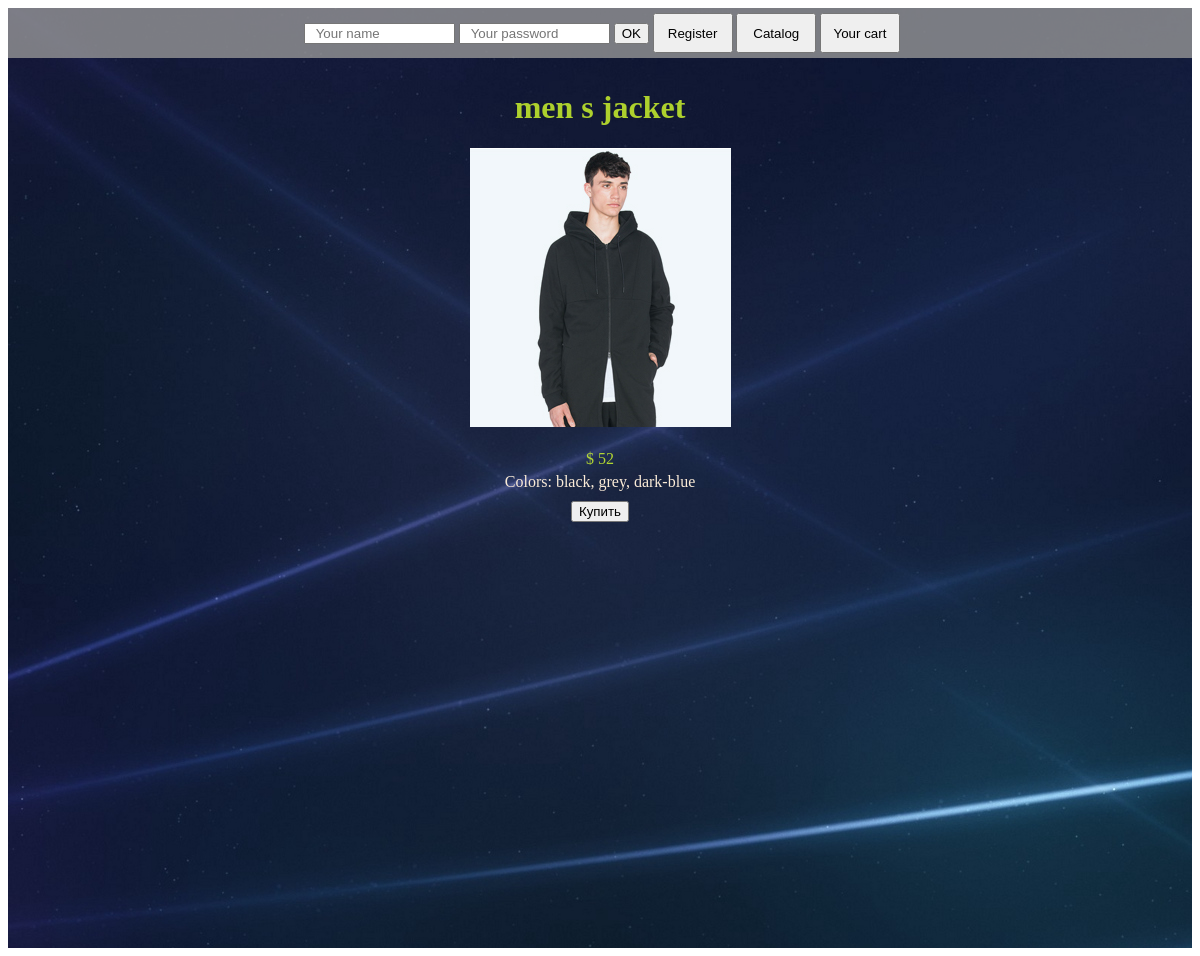
The page /pages/single.php?id=1 on the database its author committed.
### tables this page shows
CREATE TABLE `goods` (
  `id` int(11) NOT NULL,
  `pic` text NOT NULL,
  `name` text NOT NULL,
  `price` int(11) NOT NULL,
  `description` text NOT NULL
);

### pages/single.php (the view, shortened to what this page needs)
<?php
include "../include/connect.php";
$id = (int)$_GET['id'];
$sql = "SELECT * FROM `goods` WHERE id={$id}";
$result = mysqli_query($db, $sql);
include "../include/calc_sum.php";
$username = json_decode($_COOKIE['user']);
?>
<!doctype html>
<html lang="en">
<head>
  <link rel="stylesheet" type="text/css" href="../style.css"/>
</head>
<body>
<div class="container">
  <div class="top">
    <div class="tocart">
      <?php
      if ($username[0] == null) {
        include "../include/form.php";
      }else {
        include "../include/form1.php";
      }
      ?>
      <a href="../index.php">
        <button class="cart">Catalog</button>
      </a>
      <a href="cart.php">
        <button class="cart">Your cart <br/><span class="sum"><?= $sum ?></span></button>
      </a>
    </div>
  </div>
  <div class="content">
    <?php
    foreach ($result as $name):; ?>
      <h1 class="title"><?= $name['name'] ?></h1>
      <a rel="gallery" class="picture" href="../index.php"><img alt="pic" src="../img/big/<?= $name['pic'] ?>"
                                                                title="Back to the Catalog" width="261"
                                                                height="279"/></a> <br>
      <p class="price">$ <?= $name['price'] ?></p>
      <p class="description"><?= $name['description'] ?></p>
      <button class="buy" data-id_good="<?= $name['id'] ?>">Купить</button>
    <? endforeach; ?>
  </div>
</div>
</body>
</html>

### style.css (style rules this page uses)
.container { display: flex; flex-direction: column; width: auto; min-height: 940px; background-image: url(img/bg.jpg); }
.content { display: flex; flex-direction: column; justify-content: center; align-items: center; margin-top: 10px; }
.top { display: flex; justify-content: center; align-items: center; width: auto; height: 50px; background: rgba(152, 152, 152, 0.79); }
.tocart { display: flex; justify-content: space-between; align-items: center; width: 600px; height: 40px; }
.cart { width: 80px; height: 40px; transition: 0.2s; }
.title { color: rgba(214, 255, 44, 0.8); }
.price { margin: 1px 0 4px 0; color: rgba(214, 255, 44, 0.8); }
.description { margin: 1px 0 10px 0; color: antiquewhite; }

### rows shown on the page
goods: name "men s jacket", pic (picture), price "52", description "Colors: black, grey, dark-blue"
